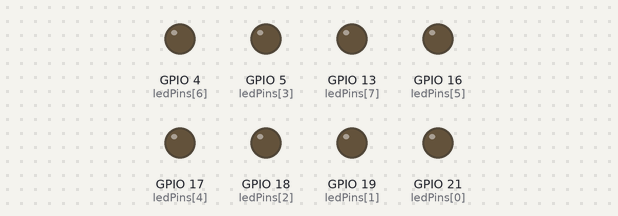
Recording of a sketch running on a simulated ESP32. Parts: output pins drawn as LEDs (lit = HIGH).

Above: at 0.1 s.
At 5.1 s:
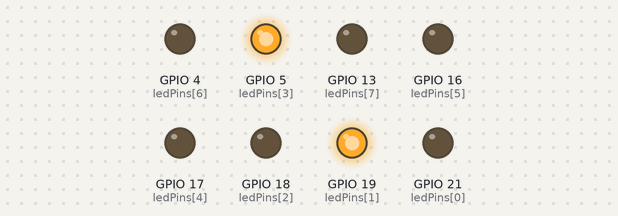
At 10.1 s:
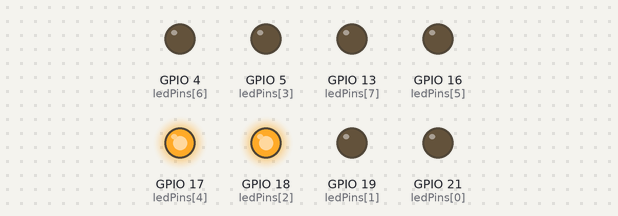
At 20.1 s:
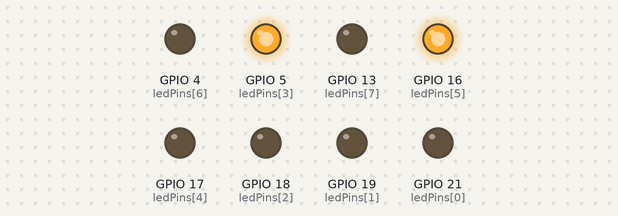
At 30.1 s:
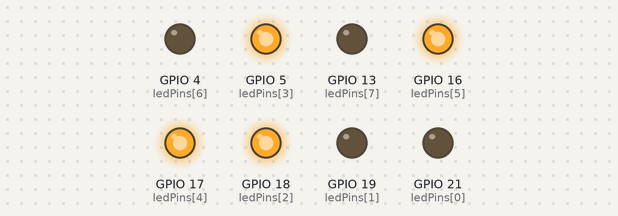
At 39.75 s:
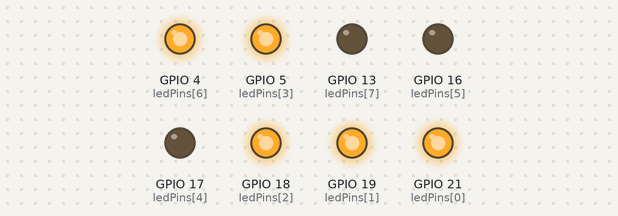
Timing chart, 0 to 40.0 s (numbered marks = the images above):
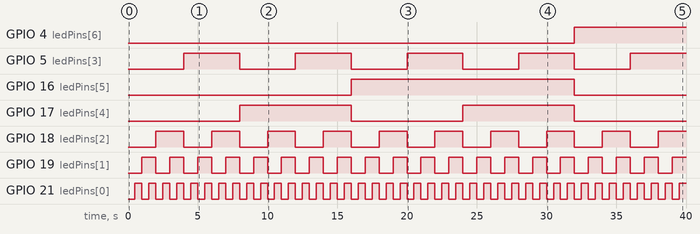

Measured:
- by itself, GPIO 4 (ledPins[6]): LOW → HIGH at 32.0 s
- by itself, GPIO 5 (ledPins[3]): alternates HIGH for 4.0 s and LOW for 4.0 s
- by itself, GPIO 16 (ledPins[5]): LOW → HIGH at 16.0 s, → LOW 16.0 s later
- by itself, GPIO 17 (ledPins[4]): alternates HIGH for 8.0 s and LOW for 8.0 s
- by itself, GPIO 18 (ledPins[2]): alternates HIGH for 2.0 s and LOW for 2.0 s
- by itself, GPIO 19 (ledPins[1]): alternates HIGH for 1.0 s and LOW for 1.0 s
- by itself, GPIO 21 (ledPins[0]): alternates HIGH for 0.50 s and LOW for 0.50 s

The sketch:

binary_loop_8bit.ino
```cpp
int ledPins[] = {21, 19, 18, 5, 17, 16, 4, 13};

void setup() {
  // Set LED pins as output
  for (int i = 0; i < 8; i++) {
    pinMode(ledPins[i], OUTPUT);
  }
}

void loop() {
  for (int count = 0; count <= 255; count++) { // Count up from 0 to 255
    displayBinary(count);
    delay(500);
  }
}

void displayBinary(int num) {
  for (int i = 0; i < 8; i++) {
    digitalWrite(ledPins[i], (num >> i) & 1); // Extract and set each bit
  }
}
```
